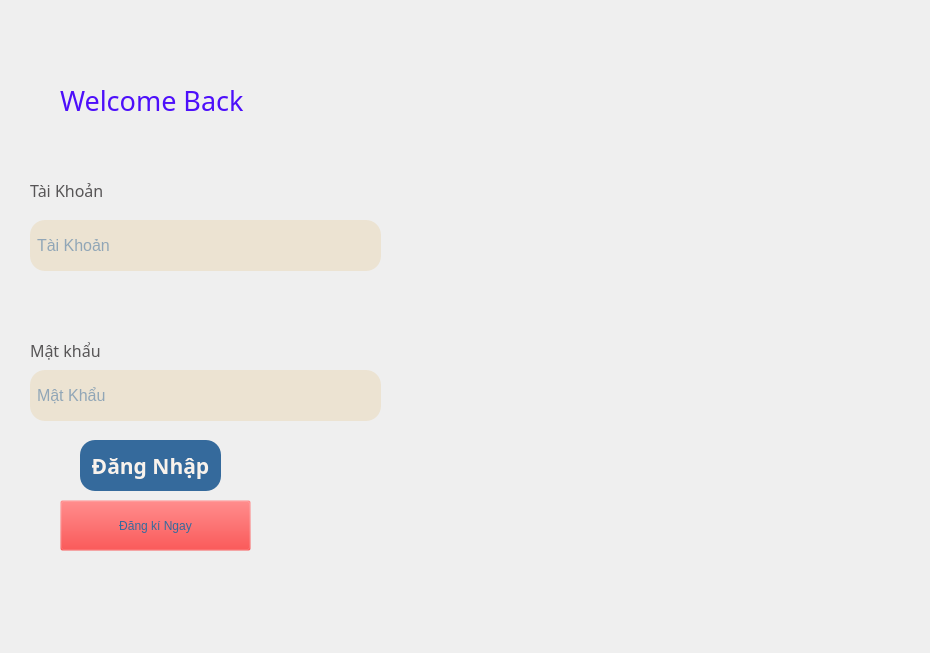
<?xml version="1.0" encoding="UTF-8"?>
<ui version="4.0">
 <class>MainWindow</class>
 <widget class="QMainWindow" name="MainWindow">
  <property name="geometry">
   <rect>
    <x>0</x>
    <y>0</y>
    <width>930</width>
    <height>653</height>
   </rect>
  </property>
  <property name="windowTitle">
   <string>MainWindow</string>
  </property>
  <widget class="QWidget" name="centralwidget">
   <widget class="QLabel" name="label">
    <property name="geometry">
     <rect>
      <x>30</x>
      <y>170</y>
      <width>111</width>
      <height>41</height>
     </rect>
    </property>
    <property name="font">
     <font>
      <family>Bahnschrift</family>
      <pointsize>12</pointsize>
      <weight>50</weight>
      <italic>false</italic>
      <bold>false</bold>
     </font>
    </property>
    <property name="styleSheet">
     <string notr="true">font: 12pt &quot;Bahnschrift&quot;;
color: #575556;</string>
    </property>
    <property name="text">
     <string>Tài Khoản</string>
    </property>
   </widget>
   <widget class="QLabel" name="label_2">
    <property name="geometry">
     <rect>
      <x>30</x>
      <y>330</y>
      <width>91</width>
      <height>41</height>
     </rect>
    </property>
    <property name="font">
     <font>
      <family>Bahnschrift</family>
      <pointsize>12</pointsize>
      <weight>50</weight>
      <italic>false</italic>
      <bold>false</bold>
     </font>
    </property>
    <property name="styleSheet">
     <string notr="true">font: 12pt &quot;Bahnschrift&quot;;
color: #575556;</string>
    </property>
    <property name="text">
     <string>Mật khẩu</string>
    </property>
   </widget>
   <widget class="QLineEdit" name="lineEdit_2_mat_khau">
    <property name="geometry">
     <rect>
      <x>30</x>
      <y>370</y>
      <width>351</width>
      <height>51</height>
     </rect>
    </property>
    <property name="font">
     <font>
      <family>Segoe UI</family>
      <pointsize>12</pointsize>
      <weight>50</weight>
      <italic>false</italic>
      <bold>false</bold>
     </font>
    </property>
    <property name="focusPolicy">
     <enum>Qt::StrongFocus</enum>
    </property>
    <property name="styleSheet">
     <string notr="true">background-color: #ECE3D2;
color: #356A9C;
font: 12pt &quot;Segoe UI&quot;;
border-radius: 15px;
padding-left: 5px;</string>
    </property>
    <property name="text">
     <string/>
    </property>
    <property name="maxLength">
     <number>32772</number>
    </property>
    <property name="echoMode">
     <enum>QLineEdit::Password</enum>
    </property>
    <property name="cursorPosition">
     <number>0</number>
    </property>
    <property name="placeholderText">
     <string>Mật Khẩu</string>
    </property>
   </widget>
   <widget class="QPushButton" name="pushButton_DangNhap">
    <property name="geometry">
     <rect>
      <x>80</x>
      <y>440</y>
      <width>141</width>
      <height>51</height>
     </rect>
    </property>
    <property name="font">
     <font>
      <family>Bahnschrift</family>
      <pointsize>16</pointsize>
      <weight>75</weight>
      <italic>false</italic>
      <bold>true</bold>
     </font>
    </property>
    <property name="styleSheet">
     <string notr="true">border-radius: 15px;
font: 600 16pt &quot;Bahnschrift&quot;;
background-color: #356a9c;
color: #F8F2EC;</string>
    </property>
    <property name="text">
     <string>Đăng Nhập</string>
    </property>
   </widget>
   <widget class="QLabel" name="label_3">
    <property name="geometry">
     <rect>
      <x>60</x>
      <y>80</y>
      <width>251</width>
      <height>41</height>
     </rect>
    </property>
    <property name="font">
     <font>
      <family>Bahnschrift</family>
      <pointsize>20</pointsize>
      <weight>50</weight>
      <italic>false</italic>
      <bold>false</bold>
     </font>
    </property>
    <property name="layoutDirection">
     <enum>Qt::LeftToRight</enum>
    </property>
    <property name="styleSheet">
     <string notr="true">color: #4d0ffa;
font: 20pt &quot;Bahnschrift&quot;;</string>
    </property>
    <property name="text">
     <string>Welcome Back</string>
    </property>
   </widget>
   <widget class="QWidget" name="widget" native="true">
    <property name="geometry">
     <rect>
      <x>460</x>
      <y>40</y>
      <width>451</width>
      <height>551</height>
     </rect>
    </property>
    <widget class="QLabel" name="label_4">
     <property name="geometry">
      <rect>
       <x>10</x>
       <y>10</y>
       <width>431</width>
       <height>531</height>
      </rect>
     </property>
     <property name="text">
      <string/>
     </property>
     <property name="pixmap">
      <pixmap>../img/3766277.jpg</pixmap>
     </property>
     <property name="scaledContents">
      <bool>true</bool>
     </property>
    </widget>
    <widget class="QLabel" name="label_5">
     <property name="geometry">
      <rect>
       <x>10</x>
       <y>10</y>
       <width>431</width>
       <height>531</height>
      </rect>
     </property>
     <property name="text">
      <string/>
     </property>
     <property name="pixmap">
      <pixmap>../../PT04-APP/img/3766277.jpg</pixmap>
     </property>
     <property name="scaledContents">
      <bool>true</bool>
     </property>
    </widget>
   </widget>
   <widget class="QLineEdit" name="lineEdit_3_tai_khoan">
    <property name="geometry">
     <rect>
      <x>30</x>
      <y>220</y>
      <width>351</width>
      <height>51</height>
     </rect>
    </property>
    <property name="font">
     <font>
      <family>Segoe UI</family>
      <pointsize>12</pointsize>
      <weight>50</weight>
      <italic>false</italic>
      <bold>false</bold>
     </font>
    </property>
    <property name="styleSheet">
     <string notr="true">background-color: #ECE3D2;
color: #356A9C;
font: 12pt &quot;Segoe UI&quot;;
border-radius: 15px;
padding-left: 5px;</string>
    </property>
    <property name="text">
     <string/>
    </property>
    <property name="placeholderText">
     <string>Tài Khoản</string>
    </property>
   </widget>
   <widget class="QPushButton" name="pushButton2_dang_ki">
    <property name="geometry">
     <rect>
      <x>60</x>
      <y>500</y>
      <width>191</width>
      <height>51</height>
     </rect>
    </property>
    <property name="styleSheet">
     <string notr="true">font: 18pt &quot;Bahnschrift&quot;;
color: #356a9c;
background-color: rgba(255, 0, 0, 0);</string>
    </property>
    <property name="text">
     <string>Đăng kí Ngay</string>
    </property>
   </widget>
  </widget>
  <widget class="QMenuBar" name="menubar">
   <property name="geometry">
    <rect>
     <x>0</x>
     <y>0</y>
     <width>930</width>
     <height>26</height>
    </rect>
   </property>
  </widget>
 </widget>
 <resources/>
 <connections/>
</ui>
